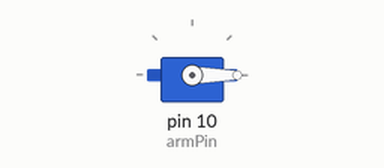
The sketch below on a simulated Arduino Uno, built with avr-gcc and run on an emulated ATmega328P. On the bench: servo.

Above: at 2.05 s.
At 4.4 s:
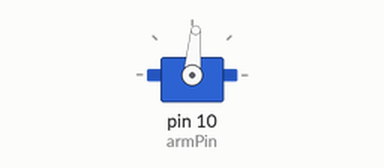
At 6.75 s:
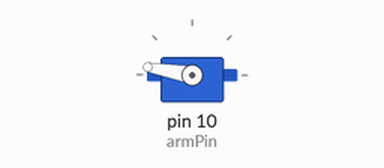
At 11.45 s:
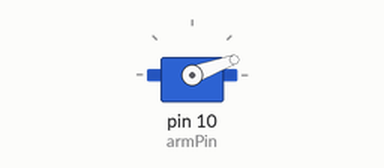
Timing chart, 0 to 15.0 s (numbered marks = the images above):
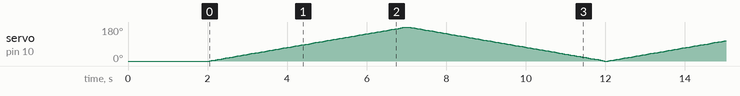

The sketch:

armServo.ino
```cpp
#include <Servo.h>

/************************ARM SERVO VARIABLES****************************/
int armPin = 10;
Servo arm;  // create servo object to control a servo
// twelve servo objects can be created on most boards

//angle to assign to the servo.
int armDown = 0;
int armUp = 180;

void setup() {
  arm.attach(armPin);  // attaches the servo on your PWM pin
  arm.write(armDown);
  delay(2000);
}

void loop() {

  for (int i = 0; i < 100; i++) {
    arm.write(map(i, 0, 99, armDown, armUp));
    delay(50);
  }

  for (int i = 99; i >= 0; i--) {
    arm.write(map(i, 99, 0, armUp, armDown));
    delay(50);
  }

}
```
